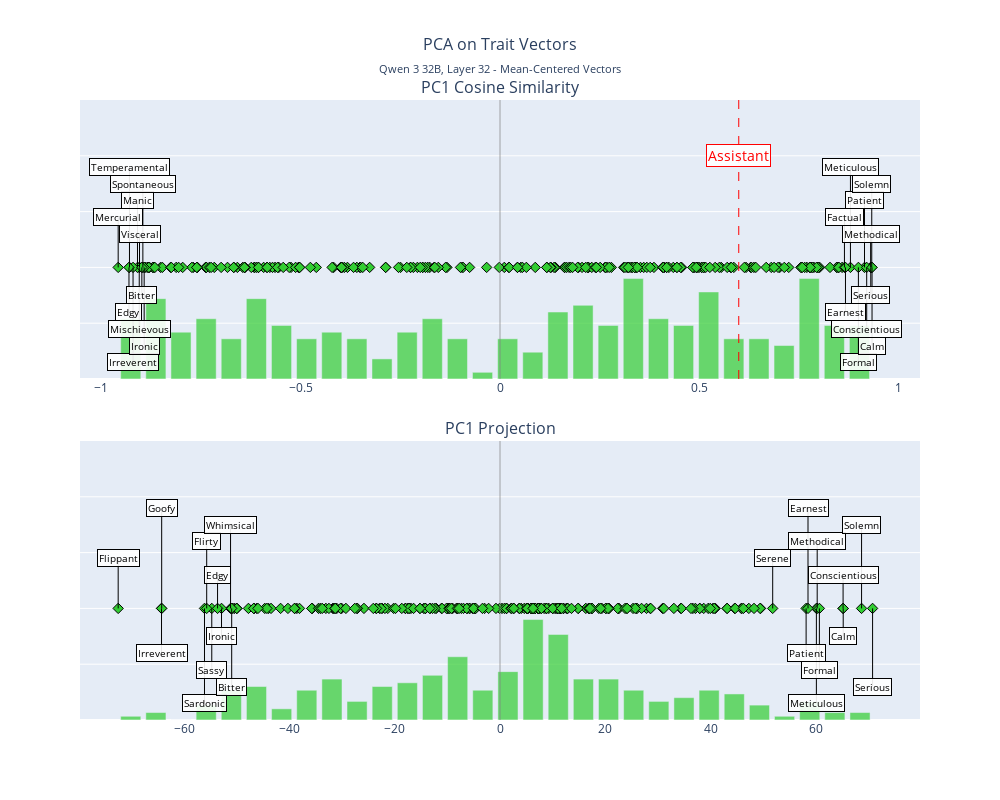
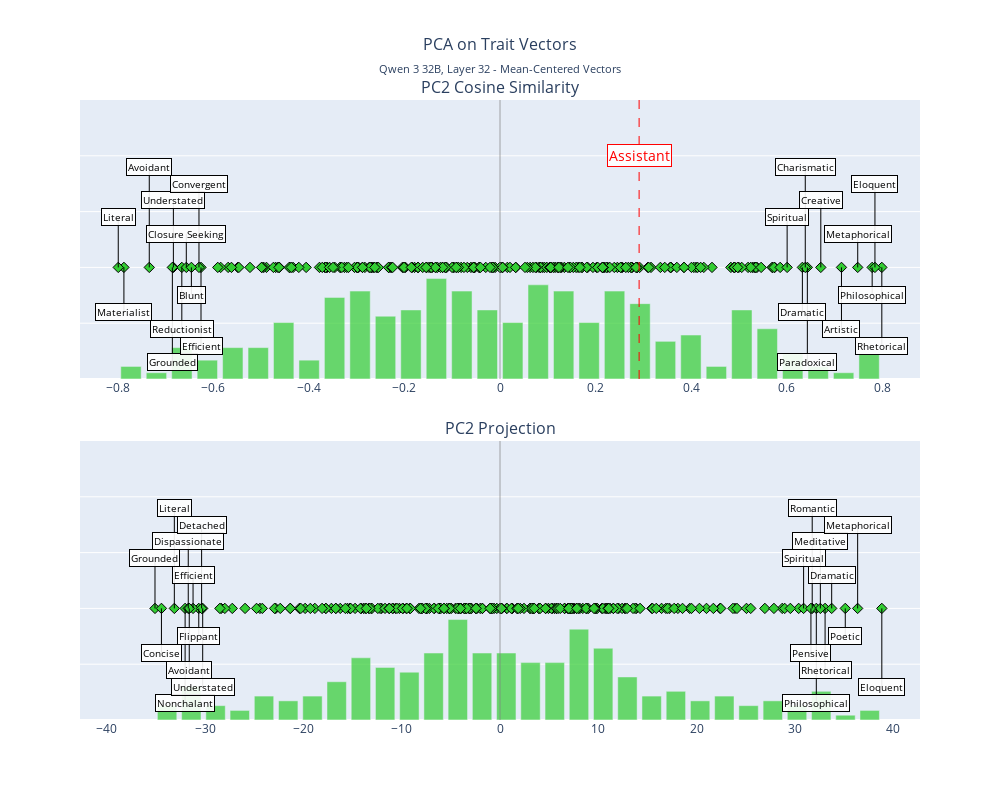
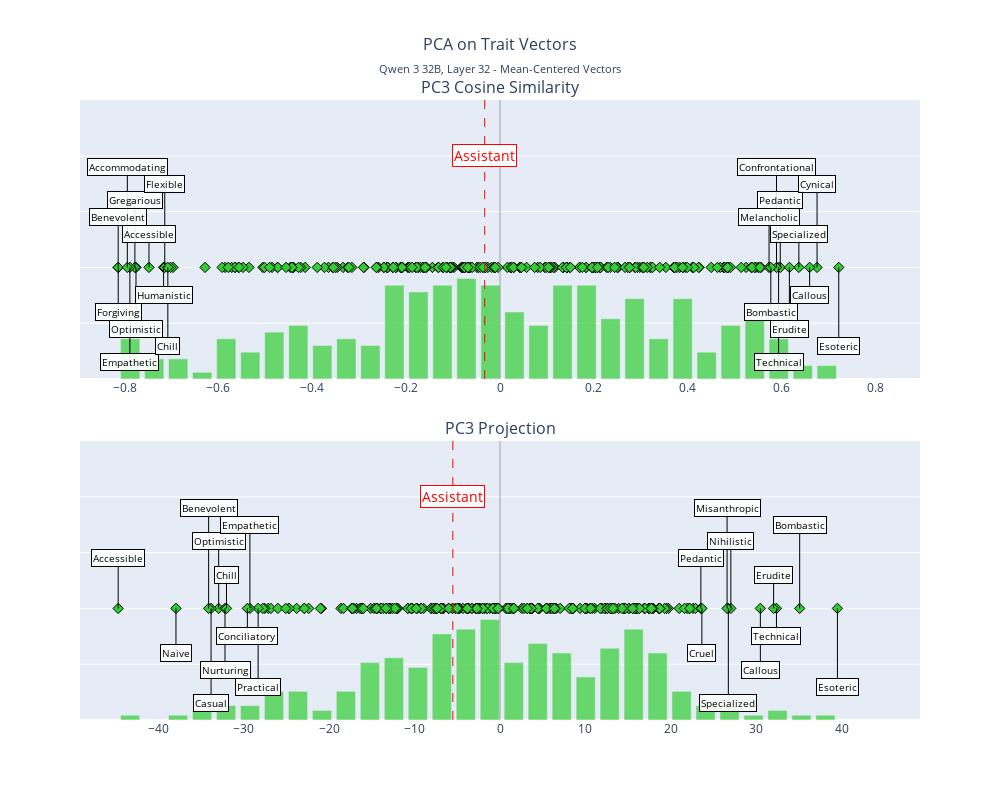
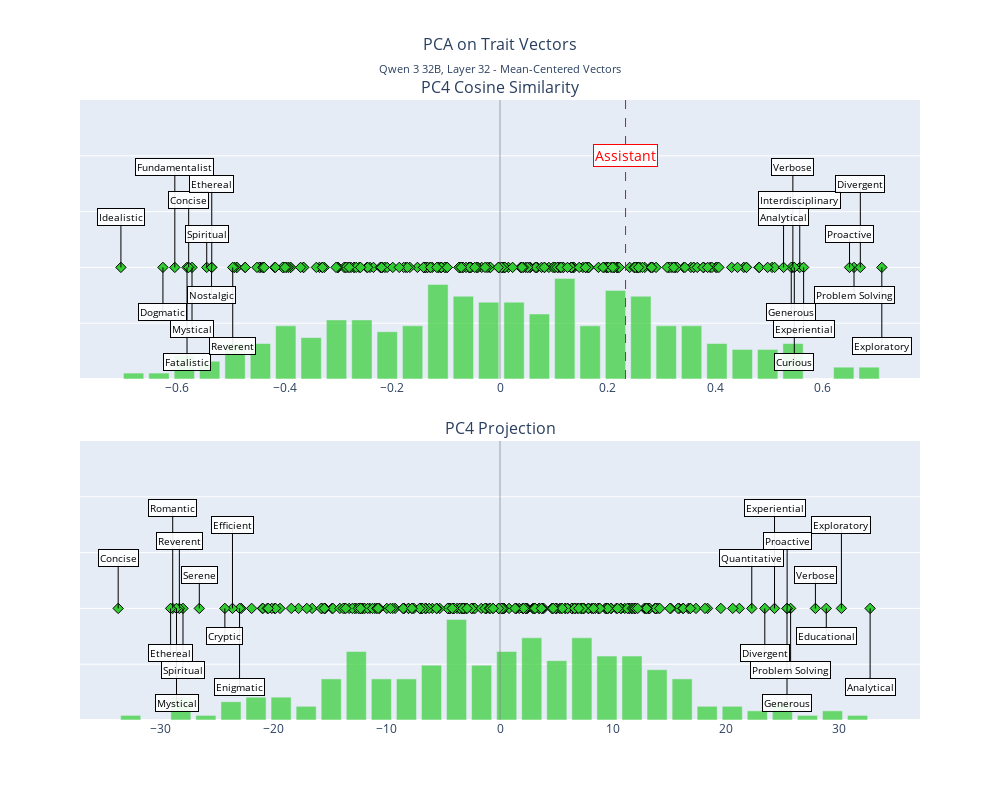

The notebook cell saved with these charts, in order:
### Code cell
if normalized:
    subtitle = f"{model_name.replace('-', ' ')}, Layer {layer} - Mean-Centered Vectors"
else:
    subtitle = f"{model_name.replace('-', ' ')}, Layer {layer} - Shared Question Set, Mean-Centered and Scaled Vectors"

for i in range(6):
    fig = plot_pc(
        pca_results=pca_results,
        trait_labels=trait_labels,
        layer=layer,
        pc_component=i,
        assistant_activation=default_vectors['activations']['default_1'],
        assistant_projection=asst_projected[0],
        subtitle=subtitle,
        scaled=normalized,
    )
    fig.show()

    if not normalized:
        fig.write_html(f"{plot_dir}/pc{i+1}.html")
    else:
        fig.write_html(f"{plot_dir}/pc{i+1}_mean.html")
